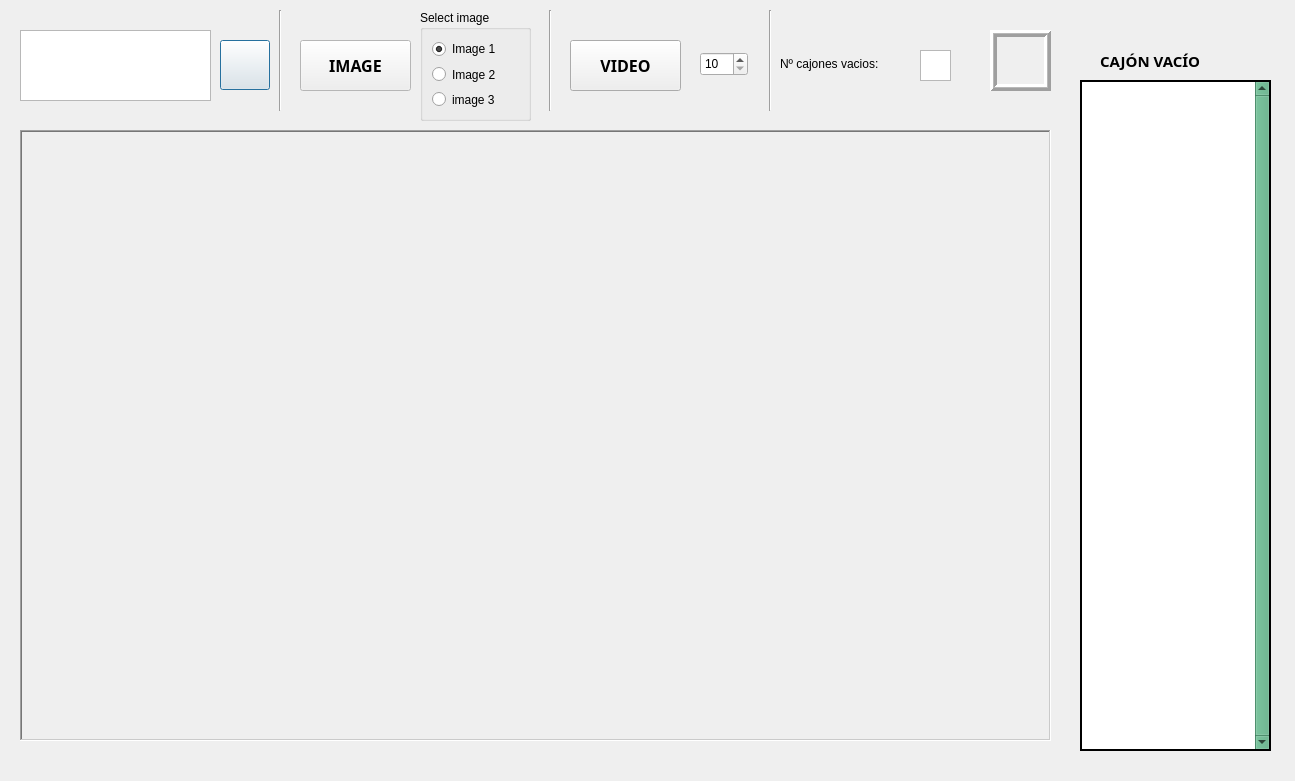
<?xml version="1.0" encoding="UTF-8"?>
<ui version="4.0">
 <class>Aplicacion</class>
 <widget class="QDialog" name="Aplicacion">
  <property name="geometry">
   <rect>
    <x>0</x>
    <y>0</y>
    <width>1295</width>
    <height>781</height>
   </rect>
  </property>
  <property name="windowTitle">
   <string>Item Detector</string>
  </property>
  <widget class="QTextEdit" name="pantalla">
   <property name="geometry">
    <rect>
     <x>20</x>
     <y>30</y>
     <width>191</width>
     <height>71</height>
    </rect>
   </property>
   <property name="readOnly">
    <bool>true</bool>
   </property>
  </widget>
  <widget class="QPushButton" name="BtBorra">
   <property name="geometry">
    <rect>
     <x>220</x>
     <y>40</y>
     <width>50</width>
     <height>50</height>
    </rect>
   </property>
   <property name="font">
    <font>
     <pointsize>12</pointsize>
     <weight>75</weight>
     <bold>true</bold>
    </font>
   </property>
   <property name="text">
    <string/>
   </property>
   <property name="icon">
    <iconset>
     <normaloff>iconos/delete_FILL0_wght400_GRAD0_opsz48.png</normaloff>iconos/delete_FILL0_wght400_GRAD0_opsz48.png</iconset>
   </property>
   <property name="iconSize">
    <size>
     <width>30</width>
     <height>30</height>
    </size>
   </property>
   <property name="flat">
    <bool>false</bool>
   </property>
  </widget>
  <widget class="QLabel" name="jamonserrano">
   <property name="geometry">
    <rect>
     <x>1100</x>
     <y>40</y>
     <width>141</width>
     <height>41</height>
    </rect>
   </property>
   <property name="font">
    <font>
     <family>Yu Gothic UI Semibold</family>
     <pointsize>11</pointsize>
     <weight>75</weight>
     <italic>false</italic>
     <bold>true</bold>
    </font>
   </property>
   <property name="text">
    <string>CAJÓN VACÍO</string>
   </property>
  </widget>
  <widget class="QPushButton" name="start">
   <property name="geometry">
    <rect>
     <x>300</x>
     <y>40</y>
     <width>111</width>
     <height>51</height>
    </rect>
   </property>
   <property name="palette">
    <palette>
     <active>
      <colorrole role="Base">
       <brush brushstyle="SolidPattern">
        <color alpha="255">
         <red>255</red>
         <green>255</green>
         <blue>255</blue>
        </color>
       </brush>
      </colorrole>
      <colorrole role="Window">
       <brush brushstyle="SolidPattern">
        <color alpha="255">
         <red>255</red>
         <green>255</green>
         <blue>255</blue>
        </color>
       </brush>
      </colorrole>
      <colorrole role="AlternateBase">
       <brush brushstyle="SolidPattern">
        <color alpha="255">
         <red>255</red>
         <green>255</green>
         <blue>255</blue>
        </color>
       </brush>
      </colorrole>
     </active>
     <inactive>
      <colorrole role="Base">
       <brush brushstyle="SolidPattern">
        <color alpha="255">
         <red>255</red>
         <green>255</green>
         <blue>255</blue>
        </color>
       </brush>
      </colorrole>
      <colorrole role="Window">
       <brush brushstyle="SolidPattern">
        <color alpha="255">
         <red>255</red>
         <green>255</green>
         <blue>255</blue>
        </color>
       </brush>
      </colorrole>
      <colorrole role="AlternateBase">
       <brush brushstyle="SolidPattern">
        <color alpha="255">
         <red>255</red>
         <green>255</green>
         <blue>255</blue>
        </color>
       </brush>
      </colorrole>
     </inactive>
     <disabled>
      <colorrole role="Base">
       <brush brushstyle="SolidPattern">
        <color alpha="255">
         <red>255</red>
         <green>255</green>
         <blue>255</blue>
        </color>
       </brush>
      </colorrole>
      <colorrole role="Window">
       <brush brushstyle="SolidPattern">
        <color alpha="255">
         <red>255</red>
         <green>255</green>
         <blue>255</blue>
        </color>
       </brush>
      </colorrole>
      <colorrole role="AlternateBase">
       <brush brushstyle="SolidPattern">
        <color alpha="255">
         <red>255</red>
         <green>255</green>
         <blue>255</blue>
        </color>
       </brush>
      </colorrole>
     </disabled>
    </palette>
   </property>
   <property name="font">
    <font>
     <family>Yu Gothic UI Semibold</family>
     <pointsize>12</pointsize>
     <weight>75</weight>
     <bold>true</bold>
    </font>
   </property>
   <property name="text">
    <string>IMAGE</string>
   </property>
   <property name="flat">
    <bool>false</bool>
   </property>
  </widget>
  <widget class="QListWidget" name="listWidget">
   <property name="geometry">
    <rect>
     <x>1080</x>
     <y>80</y>
     <width>191</width>
     <height>671</height>
    </rect>
   </property>
   <property name="palette">
    <palette>
     <active>
      <colorrole role="WindowText">
       <brush brushstyle="SolidPattern">
        <color alpha="255">
         <red>0</red>
         <green>0</green>
         <blue>0</blue>
        </color>
       </brush>
      </colorrole>
      <colorrole role="Button">
       <brush brushstyle="SolidPattern">
        <color alpha="255">
         <red>85</red>
         <green>170</green>
         <blue>127</blue>
        </color>
       </brush>
      </colorrole>
      <colorrole role="Light">
       <brush brushstyle="SolidPattern">
        <color alpha="255">
         <red>127</red>
         <green>255</green>
         <blue>191</blue>
        </color>
       </brush>
      </colorrole>
      <colorrole role="Midlight">
       <brush brushstyle="SolidPattern">
        <color alpha="255">
         <red>106</red>
         <green>212</green>
         <blue>159</blue>
        </color>
       </brush>
      </colorrole>
      <colorrole role="Dark">
       <brush brushstyle="SolidPattern">
        <color alpha="255">
         <red>42</red>
         <green>85</green>
         <blue>63</blue>
        </color>
       </brush>
      </colorrole>
      <colorrole role="Mid">
       <brush brushstyle="SolidPattern">
        <color alpha="255">
         <red>56</red>
         <green>113</green>
         <blue>84</blue>
        </color>
       </brush>
      </colorrole>
      <colorrole role="Text">
       <brush brushstyle="SolidPattern">
        <color alpha="255">
         <red>0</red>
         <green>0</green>
         <blue>0</blue>
        </color>
       </brush>
      </colorrole>
      <colorrole role="BrightText">
       <brush brushstyle="SolidPattern">
        <color alpha="255">
         <red>255</red>
         <green>255</green>
         <blue>255</blue>
        </color>
       </brush>
      </colorrole>
      <colorrole role="ButtonText">
       <brush brushstyle="SolidPattern">
        <color alpha="255">
         <red>0</red>
         <green>0</green>
         <blue>0</blue>
        </color>
       </brush>
      </colorrole>
      <colorrole role="Base">
       <brush brushstyle="SolidPattern">
        <color alpha="255">
         <red>255</red>
         <green>255</green>
         <blue>255</blue>
        </color>
       </brush>
      </colorrole>
      <colorrole role="Window">
       <brush brushstyle="SolidPattern">
        <color alpha="255">
         <red>85</red>
         <green>170</green>
         <blue>127</blue>
        </color>
       </brush>
      </colorrole>
      <colorrole role="Shadow">
       <brush brushstyle="SolidPattern">
        <color alpha="255">
         <red>0</red>
         <green>0</green>
         <blue>0</blue>
        </color>
       </brush>
      </colorrole>
      <colorrole role="AlternateBase">
       <brush brushstyle="SolidPattern">
        <color alpha="255">
         <red>170</red>
         <green>212</green>
         <blue>191</blue>
        </color>
       </brush>
      </colorrole>
      <colorrole role="ToolTipBase">
       <brush brushstyle="SolidPattern">
        <color alpha="255">
         <red>255</red>
         <green>255</green>
         <blue>220</blue>
        </color>
       </brush>
      </colorrole>
      <colorrole role="ToolTipText">
       <brush brushstyle="SolidPattern">
        <color alpha="255">
         <red>0</red>
         <green>0</green>
         <blue>0</blue>
        </color>
       </brush>
      </colorrole>
      <colorrole role="PlaceholderText">
       <brush brushstyle="NoBrush">
        <color alpha="128">
         <red>0</red>
         <green>0</green>
         <blue>0</blue>
        </color>
       </brush>
      </colorrole>
     </active>
     <inactive>
      <colorrole role="WindowText">
       <brush brushstyle="SolidPattern">
        <color alpha="255">
         <red>0</red>
         <green>0</green>
         <blue>0</blue>
        </color>
       </brush>
      </colorrole>
      <colorrole role="Button">
       <brush brushstyle="SolidPattern">
        <color alpha="255">
         <red>85</red>
         <green>170</green>
         <blue>127</blue>
        </color>
       </brush>
      </colorrole>
      <colorrole role="Light">
       <brush brushstyle="SolidPattern">
        <color alpha="255">
         <red>127</red>
         <green>255</green>
         <blue>191</blue>
        </color>
       </brush>
      </colorrole>
      <colorrole role="Midlight">
       <brush brushstyle="SolidPattern">
        <color alpha="255">
         <red>106</red>
         <green>212</green>
         <blue>159</blue>
        </color>
       </brush>
      </colorrole>
      <colorrole role="Dark">
       <brush brushstyle="SolidPattern">
        <color alpha="255">
         <red>42</red>
         <green>85</green>
         <blue>63</blue>
        </color>
       </brush>
      </colorrole>
      <colorrole role="Mid">
       <brush brushstyle="SolidPattern">
        <color alpha="255">
         <red>56</red>
         <green>113</green>
         <blue>84</blue>
        </color>
       </brush>
      </colorrole>
      <colorrole role="Text">
       <brush brushstyle="SolidPattern">
        <color alpha="255">
         <red>0</red>
         <green>0</green>
         <blue>0</blue>
        </color>
       </brush>
      </colorrole>
      <colorrole role="BrightText">
       <brush brushstyle="SolidPattern">
        <color alpha="255">
         <red>255</red>
         <green>255</green>
         <blue>255</blue>
        </color>
       </brush>
      </colorrole>
      <colorrole role="ButtonText">
       <brush brushstyle="SolidPattern">
        <color alpha="255">
         <red>0</red>
         <green>0</green>
         <blue>0</blue>
        </color>
       </brush>
      </colorrole>
      <colorrole role="Base">
       <brush brushstyle="SolidPattern">
        <color alpha="255">
         <red>255</red>
         <green>255</green>
         <blue>255</blue>
        </color>
       </brush>
      </colorrole>
      <colorrole role="Window">
       <brush brushstyle="SolidPattern">
        <color alpha="255">
         <red>85</red>
         <green>170</green>
         <blue>127</blue>
        </color>
       </brush>
      </colorrole>
      <colorrole role="Shadow">
       <brush brushstyle="SolidPattern">
        <color alpha="255">
         <red>0</red>
         <green>0</green>
         <blue>0</blue>
        </color>
       </brush>
      </colorrole>
      <colorrole role="AlternateBase">
       <brush brushstyle="SolidPattern">
        <color alpha="255">
         <red>170</red>
         <green>212</green>
         <blue>191</blue>
        </color>
       </brush>
      </colorrole>
      <colorrole role="ToolTipBase">
       <brush brushstyle="SolidPattern">
        <color alpha="255">
         <red>255</red>
         <green>255</green>
         <blue>220</blue>
        </color>
       </brush>
      </colorrole>
      <colorrole role="ToolTipText">
       <brush brushstyle="SolidPattern">
        <color alpha="255">
         <red>0</red>
         <green>0</green>
         <blue>0</blue>
        </color>
       </brush>
      </colorrole>
      <colorrole role="PlaceholderText">
       <brush brushstyle="NoBrush">
        <color alpha="128">
         <red>0</red>
         <green>0</green>
         <blue>0</blue>
        </color>
       </brush>
      </colorrole>
     </inactive>
     <disabled>
      <colorrole role="WindowText">
       <brush brushstyle="SolidPattern">
        <color alpha="255">
         <red>42</red>
         <green>85</green>
         <blue>63</blue>
        </color>
       </brush>
      </colorrole>
      <colorrole role="Button">
       <brush brushstyle="SolidPattern">
        <color alpha="255">
         <red>85</red>
         <green>170</green>
         <blue>127</blue>
        </color>
       </brush>
      </colorrole>
      <colorrole role="Light">
       <brush brushstyle="SolidPattern">
        <color alpha="255">
         <red>127</red>
         <green>255</green>
         <blue>191</blue>
        </color>
       </brush>
      </colorrole>
      <colorrole role="Midlight">
       <brush brushstyle="SolidPattern">
        <color alpha="255">
         <red>106</red>
         <green>212</green>
         <blue>159</blue>
        </color>
       </brush>
      </colorrole>
      <colorrole role="Dark">
       <brush brushstyle="SolidPattern">
        <color alpha="255">
         <red>42</red>
         <green>85</green>
         <blue>63</blue>
        </color>
       </brush>
      </colorrole>
      <colorrole role="Mid">
       <brush brushstyle="SolidPattern">
        <color alpha="255">
         <red>56</red>
         <green>113</green>
         <blue>84</blue>
        </color>
       </brush>
      </colorrole>
      <colorrole role="Text">
       <brush brushstyle="SolidPattern">
        <color alpha="255">
         <red>42</red>
         <green>85</green>
         <blue>63</blue>
        </color>
       </brush>
      </colorrole>
      <colorrole role="BrightText">
       <brush brushstyle="SolidPattern">
        <color alpha="255">
         <red>255</red>
         <green>255</green>
         <blue>255</blue>
        </color>
       </brush>
      </colorrole>
      <colorrole role="ButtonText">
       <brush brushstyle="SolidPattern">
        <color alpha="255">
         <red>42</red>
         <green>85</green>
         <blue>63</blue>
        </color>
       </brush>
      </colorrole>
      <colorrole role="Base">
       <brush brushstyle="SolidPattern">
        <color alpha="255">
         <red>85</red>
         <green>170</green>
         <blue>127</blue>
        </color>
       </brush>
      </colorrole>
      <colorrole role="Window">
       <brush brushstyle="SolidPattern">
        <color alpha="255">
         <red>85</red>
         <green>170</green>
         <blue>127</blue>
        </color>
       </brush>
      </colorrole>
      <colorrole role="Shadow">
       <brush brushstyle="SolidPattern">
        <color alpha="255">
         <red>0</red>
         <green>0</green>
         <blue>0</blue>
        </color>
       </brush>
      </colorrole>
      <colorrole role="AlternateBase">
       <brush brushstyle="SolidPattern">
        <color alpha="255">
         <red>85</red>
         <green>170</green>
         <blue>127</blue>
        </color>
       </brush>
      </colorrole>
      <colorrole role="ToolTipBase">
       <brush brushstyle="SolidPattern">
        <color alpha="255">
         <red>255</red>
         <green>255</green>
         <blue>220</blue>
        </color>
       </brush>
      </colorrole>
      <colorrole role="ToolTipText">
       <brush brushstyle="SolidPattern">
        <color alpha="255">
         <red>0</red>
         <green>0</green>
         <blue>0</blue>
        </color>
       </brush>
      </colorrole>
      <colorrole role="PlaceholderText">
       <brush brushstyle="NoBrush">
        <color alpha="128">
         <red>0</red>
         <green>0</green>
         <blue>0</blue>
        </color>
       </brush>
      </colorrole>
     </disabled>
    </palette>
   </property>
   <property name="frameShape">
    <enum>QFrame::WinPanel</enum>
   </property>
   <property name="frameShadow">
    <enum>QFrame::Plain</enum>
   </property>
   <property name="lineWidth">
    <number>3</number>
   </property>
   <property name="midLineWidth">
    <number>1</number>
   </property>
   <property name="verticalScrollBarPolicy">
    <enum>Qt::ScrollBarAlwaysOn</enum>
   </property>
   <property name="horizontalScrollBarPolicy">
    <enum>Qt::ScrollBarAlwaysOff</enum>
   </property>
   <property name="wordWrap">
    <bool>false</bool>
   </property>
   <property name="selectionRectVisible">
    <bool>false</bool>
   </property>
  </widget>
  <widget class="QPushButton" name="Video">
   <property name="geometry">
    <rect>
     <x>570</x>
     <y>40</y>
     <width>111</width>
     <height>51</height>
    </rect>
   </property>
   <property name="font">
    <font>
     <family>Yu Gothic UI Semibold</family>
     <pointsize>12</pointsize>
     <weight>75</weight>
     <bold>true</bold>
    </font>
   </property>
   <property name="text">
    <string>VIDEO</string>
   </property>
   <property name="icon">
    <iconset>
     <normaloff>:/icons/iconos/videocam_FILL0_wght400_GRAD0_opsz48.png</normaloff>:/icons/iconos/videocam_FILL0_wght400_GRAD0_opsz48.png</iconset>
   </property>
   <property name="iconSize">
    <size>
     <width>25</width>
     <height>25</height>
    </size>
   </property>
   <property name="flat">
    <bool>false</bool>
   </property>
  </widget>
  <widget class="QSpinBox" name="min">
   <property name="geometry">
    <rect>
     <x>700</x>
     <y>52</y>
     <width>48</width>
     <height>24</height>
    </rect>
   </property>
   <property name="minimum">
    <number>10</number>
   </property>
   <property name="maximum">
    <number>100</number>
   </property>
   <property name="singleStep">
    <number>5</number>
   </property>
  </widget>
  <widget class="QGroupBox" name="grupvalors">
   <property name="geometry">
    <rect>
     <x>420</x>
     <y>10</y>
     <width>111</width>
     <height>111</height>
    </rect>
   </property>
   <property name="title">
    <string>Select image</string>
   </property>
   <property name="checkable">
    <bool>false</bool>
   </property>
   <layout class="QVBoxLayout" name="verticalLayout_5">
    <item>
     <widget class="QRadioButton" name="image1">
      <property name="text">
       <string>Image 1</string>
      </property>
      <property name="checked">
       <bool>true</bool>
      </property>
     </widget>
    </item>
    <item>
     <widget class="QRadioButton" name="image2">
      <property name="text">
       <string>Image 2</string>
      </property>
     </widget>
    </item>
    <item>
     <widget class="QRadioButton" name="image3">
      <property name="text">
       <string>image 3</string>
      </property>
     </widget>
    </item>
   </layout>
  </widget>
  <widget class="QLabel" name="label">
   <property name="enabled">
    <bool>true</bool>
   </property>
   <property name="geometry">
    <rect>
     <x>20</x>
     <y>130</y>
     <width>1031</width>
     <height>611</height>
    </rect>
   </property>
   <property name="frameShape">
    <enum>QFrame::WinPanel</enum>
   </property>
   <property name="frameShadow">
    <enum>QFrame::Sunken</enum>
   </property>
   <property name="text">
    <string/>
   </property>
   <property name="scaledContents">
    <bool>true</bool>
   </property>
  </widget>
  <widget class="Line" name="line">
   <property name="geometry">
    <rect>
     <x>540</x>
     <y>10</y>
     <width>20</width>
     <height>101</height>
    </rect>
   </property>
   <property name="orientation">
    <enum>Qt::Vertical</enum>
   </property>
  </widget>
  <widget class="Line" name="line_2">
   <property name="geometry">
    <rect>
     <x>270</x>
     <y>10</y>
     <width>20</width>
     <height>101</height>
    </rect>
   </property>
   <property name="orientation">
    <enum>Qt::Vertical</enum>
   </property>
  </widget>
  <widget class="QLabel" name="alarm">
   <property name="geometry">
    <rect>
     <x>990</x>
     <y>30</y>
     <width>61</width>
     <height>61</height>
    </rect>
   </property>
   <property name="autoFillBackground">
    <bool>true</bool>
   </property>
   <property name="frameShape">
    <enum>QFrame::Box</enum>
   </property>
   <property name="frameShadow">
    <enum>QFrame::Raised</enum>
   </property>
   <property name="lineWidth">
    <number>3</number>
   </property>
   <property name="midLineWidth">
    <number>1</number>
   </property>
   <property name="text">
    <string/>
   </property>
  </widget>
  <widget class="QTextEdit" name="pantalla_2">
   <property name="geometry">
    <rect>
     <x>920</x>
     <y>50</y>
     <width>31</width>
     <height>31</height>
    </rect>
   </property>
  </widget>
  <widget class="QLabel" name="label_2">
   <property name="geometry">
    <rect>
     <x>780</x>
     <y>53</y>
     <width>131</width>
     <height>21</height>
    </rect>
   </property>
   <property name="font">
    <font>
     <pointsize>9</pointsize>
    </font>
   </property>
   <property name="text">
    <string>Nº cajones vacios:</string>
   </property>
  </widget>
  <widget class="Line" name="line_3">
   <property name="geometry">
    <rect>
     <x>760</x>
     <y>10</y>
     <width>20</width>
     <height>101</height>
    </rect>
   </property>
   <property name="orientation">
    <enum>Qt::Vertical</enum>
   </property>
  </widget>
  <widget class="QPushButton" name="helpbutton">
   <property name="geometry">
    <rect>
     <x>1250</x>
     <y>10</y>
     <width>31</width>
     <height>31</height>
    </rect>
   </property>
   <property name="font">
    <font>
     <pointsize>12</pointsize>
     <weight>75</weight>
     <bold>true</bold>
    </font>
   </property>
   <property name="text">
    <string/>
   </property>
   <property name="icon">
    <iconset>
     <normaloff>iconos/help_FILL0_wght400_GRAD0_opsz48.png</normaloff>iconos/help_FILL0_wght400_GRAD0_opsz48.png</iconset>
   </property>
   <property name="iconSize">
    <size>
     <width>25</width>
     <height>25</height>
    </size>
   </property>
   <property name="flat">
    <bool>true</bool>
   </property>
  </widget>
  <action name="actionHelp">
   <property name="text">
    <string>Help</string>
   </property>
   <property name="toolTip">
    <string>Help</string>
   </property>
  </action>
 </widget>
 <resources/>
 <connections>
  <connection>
   <sender>BtBorra</sender>
   <signal>clicked()</signal>
   <receiver>Aplicacion</receiver>
   <slot>borratodo()</slot>
   <hints>
    <hint type="sourcelabel">
     <x>267</x>
     <y>86</y>
    </hint>
    <hint type="destinationlabel">
     <x>10</x>
     <y>119</y>
    </hint>
   </hints>
  </connection>
  <connection>
   <sender>start</sender>
   <signal>clicked()</signal>
   <receiver>Aplicacion</receiver>
   <slot>image()</slot>
   <hints>
    <hint type="sourcelabel">
     <x>560</x>
     <y>105</y>
    </hint>
    <hint type="destinationlabel">
     <x>428</x>
     <y>148</y>
    </hint>
   </hints>
  </connection>
  <connection>
   <sender>Video</sender>
   <signal>clicked()</signal>
   <receiver>Aplicacion</receiver>
   <slot>evalua()</slot>
   <hints>
    <hint type="sourcelabel">
     <x>570</x>
     <y>90</y>
    </hint>
    <hint type="destinationlabel">
     <x>480</x>
     <y>309</y>
    </hint>
   </hints>
  </connection>
  <connection>
   <sender>helpbutton</sender>
   <signal>clicked()</signal>
   <receiver>Aplicacion</receiver>
   <slot>help()</slot>
   <hints>
    <hint type="sourcelabel">
     <x>1264</x>
     <y>30</y>
    </hint>
    <hint type="destinationlabel">
     <x>1207</x>
     <y>29</y>
    </hint>
   </hints>
  </connection>
 </connections>
 <slots>
  <slot>btpulsado()</slot>
  <slot>evalua()</slot>
  <slot>borratodo()</slot>
  <slot>borra()</slot>
  <slot>image()</slot>
  <slot>slot1()</slot>
  <slot>help()</slot>
 </slots>
</ui>
